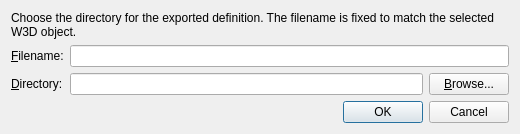
<?xml version="1.0" encoding="UTF-8"?>
<ui version="4.0">
 <class>ExportDirectoryDialog</class>
 <widget class="QDialog" name="ExportDirectoryDialog">
  <property name="minimumSize">
   <size>
    <width>520</width>
    <height>0</height>
   </size>
  </property>
  <property name="windowTitle">
   <string>Export W3D</string>
  </property>
  <layout class="QVBoxLayout" name="verticalLayout">
   <item>
    <widget class="QLabel" name="instructionsLabel">
     <property name="text">
      <string>Choose the directory for the exported definition. The filename is fixed to match the selected W3D object.</string>
     </property>
     <property name="wordWrap">
      <bool>true</bool>
     </property>
    </widget>
   </item>
   <item>
    <layout class="QFormLayout" name="formLayout">
     <item row="0" column="0">
      <widget class="QLabel" name="filenameLabel">
       <property name="text">
        <string>&amp;Filename:</string>
       </property>
       <property name="buddy">
        <cstring>filenameEdit</cstring>
       </property>
      </widget>
     </item>
     <item row="0" column="1">
      <widget class="QLineEdit" name="filenameEdit">
       <property name="readOnly">
        <bool>true</bool>
       </property>
      </widget>
     </item>
     <item row="1" column="0">
      <widget class="QLabel" name="directoryLabel">
       <property name="text">
        <string>&amp;Directory:</string>
       </property>
       <property name="buddy">
        <cstring>directoryEdit</cstring>
       </property>
      </widget>
     </item>
     <item row="1" column="1">
      <layout class="QHBoxLayout" name="directoryLayout">
       <item>
        <widget class="QLineEdit" name="directoryEdit">
         <property name="clearButtonEnabled">
          <bool>true</bool>
         </property>
        </widget>
       </item>
       <item>
        <widget class="QPushButton" name="browseButton">
         <property name="text">
          <string>&amp;Browse...</string>
         </property>
        </widget>
       </item>
      </layout>
     </item>
    </layout>
   </item>
   <item>
    <widget class="QDialogButtonBox" name="buttonBox">
     <property name="orientation">
      <enum>Qt::Horizontal</enum>
     </property>
     <property name="standardButtons">
      <set>QDialogButtonBox::Cancel|QDialogButtonBox::Ok</set>
     </property>
    </widget>
   </item>
  </layout>
 </widget>
 <tabstops>
  <tabstop>filenameEdit</tabstop>
  <tabstop>directoryEdit</tabstop>
  <tabstop>browseButton</tabstop>
  <tabstop>buttonBox</tabstop>
 </tabstops>
 <resources/>
 <connections/>
</ui>
